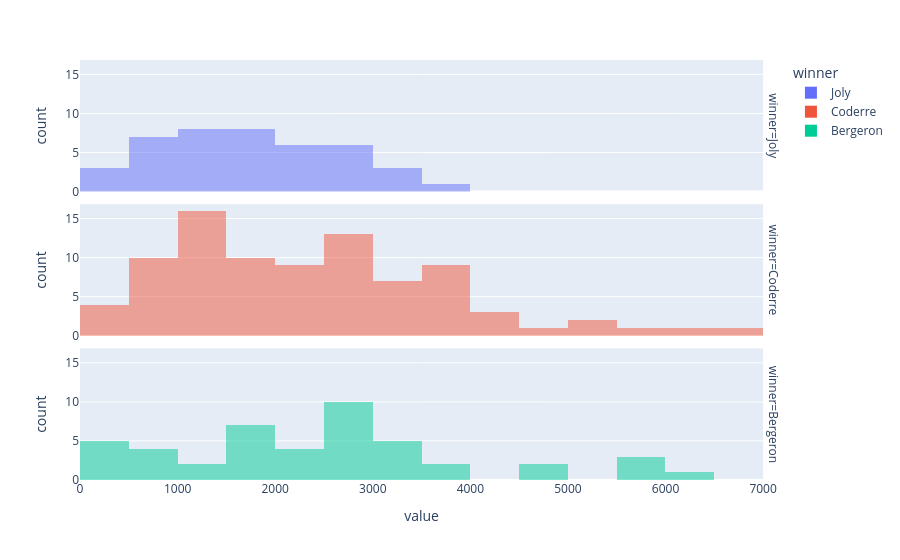

Write notebook code for a chart like this one.
### Code cell
fig=px.histogram(df,x=['Coderre', 'Joly','Bergeron'],color='winner',barmode='overlay',facet_row='winner')
fig.show()

### Figure 1 — Plotly figure (JSON) as saved in the notebook; plotly's stock layout.template omitted (floating-point values rounded to 4 significant figures)
{"data": [{"bingroup": "x", "hovertemplate": "winner=Joly<br>value=%{x}<br>count=%{y}<extra></extra>", "legendgroup": "Joly", "marker": {"color": "#636efa", "opacity": 0.5, "pattern": {"shape": ""}}, "name": "Joly", "orientation": "v", "showlegend": true, "type": "histogram", "x": [2481, 2525, 2432, 2476, 1451, 1906, 1548, 1773, 2040, 1165, 1325, 631, 595, 518, 3024, 2675, 3578, 2849, 1894, 2282, 1636, 3262, 2648, 1266, 1908, 998, 1068, 690, 1829, 1163, 3368, 2631, 754, 2169, 1503, 2653, 1437, 832, 1205, 258, 226, 224], "xaxis": "x3", "yaxis": "y3"}, {"bingroup": "x", "hovertemplate": "winner=Coderre<br>value=%{x}<br>count=%{y}<extra></extra>", "legendgroup": "Coderre", "marker": {"color": "#EF553B", "opacity": 0.5, "pattern": {"shape": ""}}, "name": "Coderre", "orientation": "v", "showlegend": true, "type": "histogram", "x": [3348, 3252, 5456, 4734, 5737, 3673, 3612, 4308, 4104, 3931, 5387, 2566, 3347, 3668, 2878, 2420, 2184, 1589, 2526, 1873, 1193, 4201, 3536, 332, 3694, 3509, 6591, 6229, 996, 2532, 2543, 3330, 2852, 1656, 2431, 2081, 3959, 2822, 1641, 1908, 2438, 3291, 1220, 2039, 1402, 1076, 1172, 1286, 1232, 1157, 3717, 2943, 326, 3454, 2338, 1435, 1051, 423, 2770, 2521, 1760, 1879, 958, 3155, 1554, 1320, 1459, 882, 1184, 2092, 2562, 984, 2666, 1793, 691, 708, 851, 1182, 653, 1642, 1330, 131, 2589, 2178, 1085, 780, 643], "xaxis": "x2", "yaxis": "y2"}, {"bingroup": "x", "hovertemplate": "winner=Bergeron<br>value=%{x}<br>count=%{y}<extra></extra>", "legendgroup": "Bergeron", "marker": {"color": "#00cc96", "opacity": 0.5, "pattern": {"shape": ""}}, "name": "Bergeron", "orientation": "v", "showlegend": true, "type": "histogram", "x": [1734, 1770, 1455, 2979, 1827, 2331, 2670, 1347, 2201, 1644, 2746, 1546, 540, 446, 491, 2514, 3044, 2316, 2873, 2815, 2788, 3234, 2271, 2782, 1578, 3139, 2675, 592, 419, 489, 4782, 5933, 3599, 3430, 6408, 5748, 4962, 2827, 5819, 1950, 3250, 3679, 833, 465, 698], "xaxis": "x", "yaxis": "y"}], "layout": {"annotations": [{"font": {}, "showarrow": false, "text": "winner=Bergeron", "textangle": 90, "x": 0.98, "xanchor": "left", "xref": "paper", "y": 0.1567, "yanchor": "middle", "yref": "paper"}, {"font": {}, "showarrow": false, "text": "winner=Coderre", "textangle": 90, "x": 0.98, "xanchor": "left", "xref": "paper", "y": 0.5, "yanchor": "middle", "yref": "paper"}, {"font": {}, "showarrow": false, "text": "winner=Joly", "textangle": 90, "x": 0.98, "xanchor": "left", "xref": "paper", "y": 0.8433, "yanchor": "middle", "yref": "paper"}], "barmode": "overlay", "legend": {"title": {"text": "winner"}, "tracegroupgap": 0}, "margin": {"t": 60}, "xaxis": {"anchor": "y", "domain": [0, 0.98], "title": {"text": "value"}}, "xaxis2": {"anchor": "y2", "domain": [0, 0.98], "matches": "x", "showticklabels": false}, "xaxis3": {"anchor": "y3", "domain": [0, 0.98], "matches": "x", "showticklabels": false}, "yaxis": {"anchor": "x", "domain": [0, 0.3133], "title": {"text": "count"}}, "yaxis2": {"anchor": "x2", "domain": [0.3433, 0.6567], "matches": "y", "title": {"text": "count"}}, "yaxis3": {"anchor": "x3", "domain": [0.6867, 1.0], "matches": "y", "title": {"text": "count"}}}}
